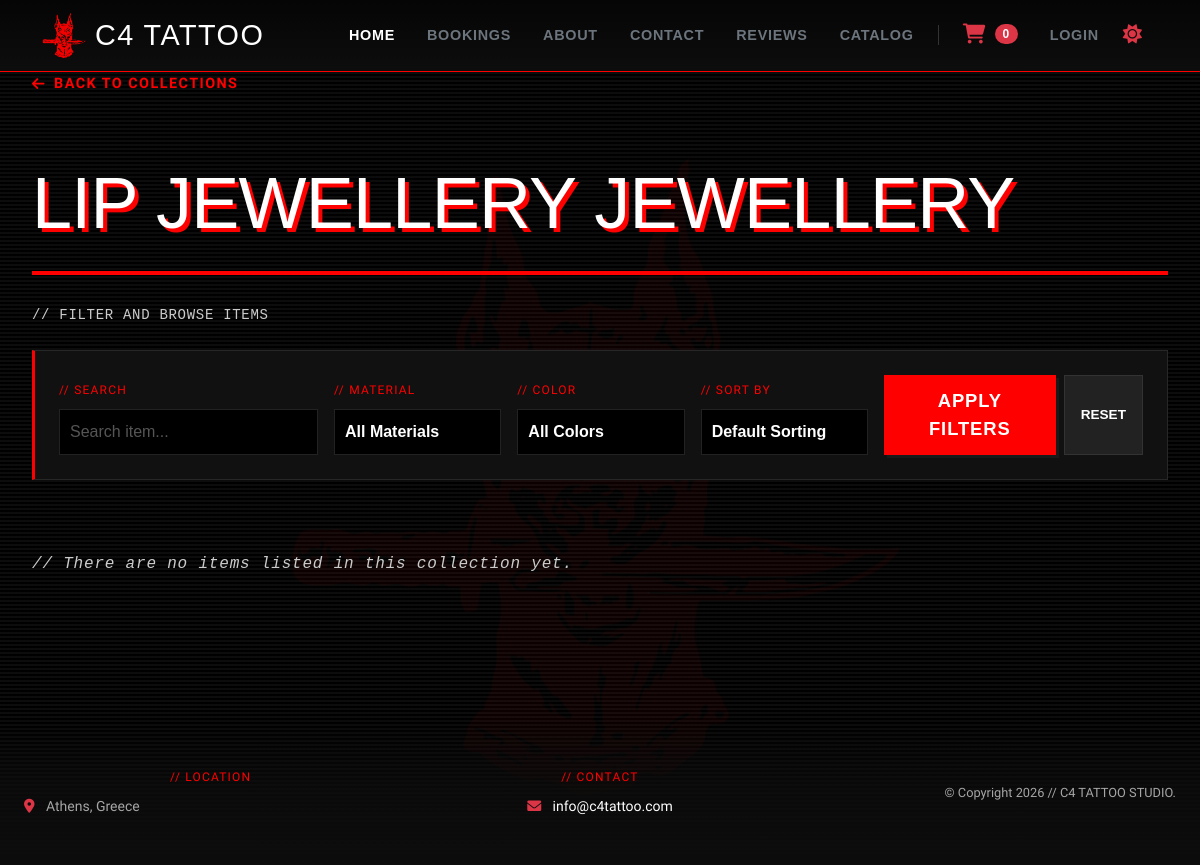
The app's page /catalog/category/4/, older data.
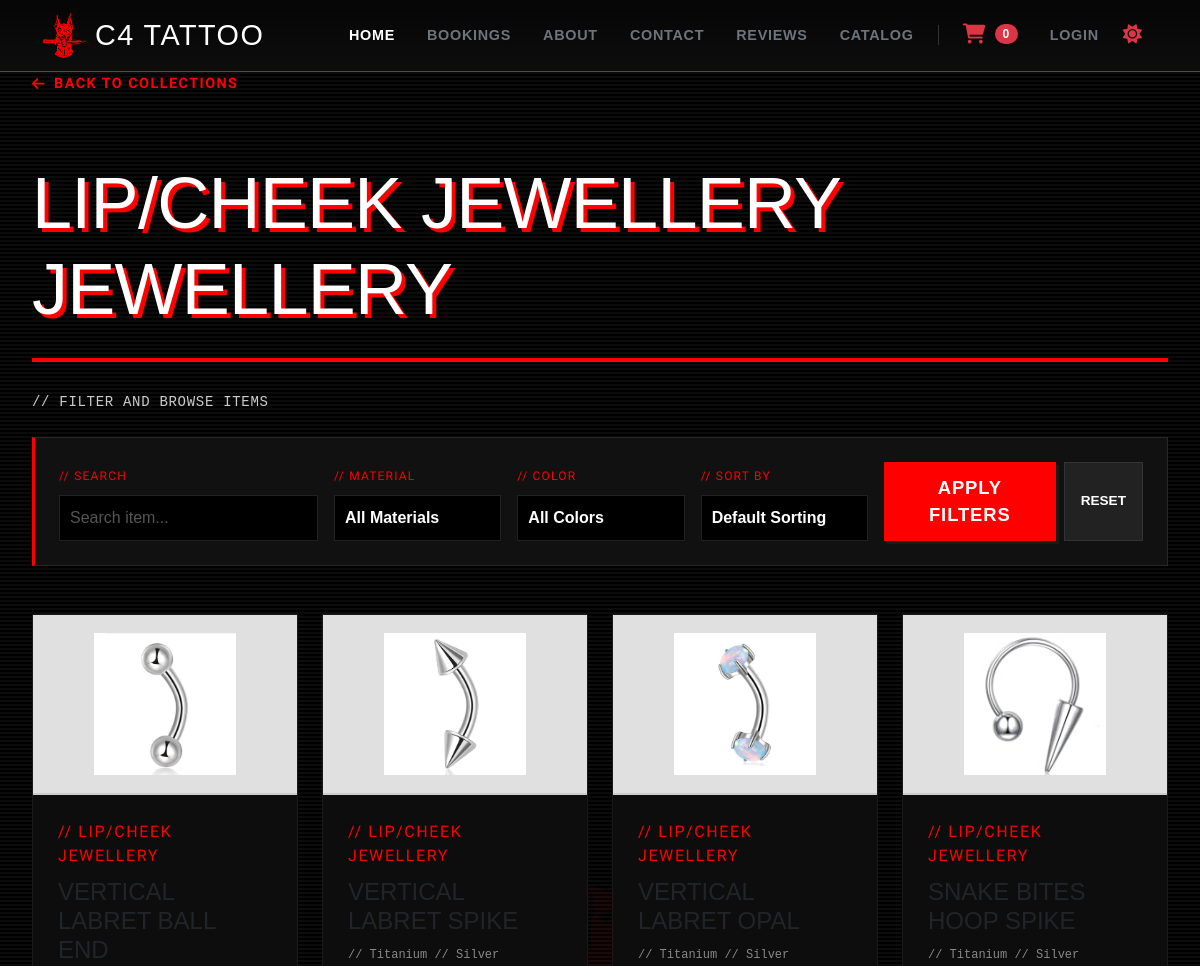
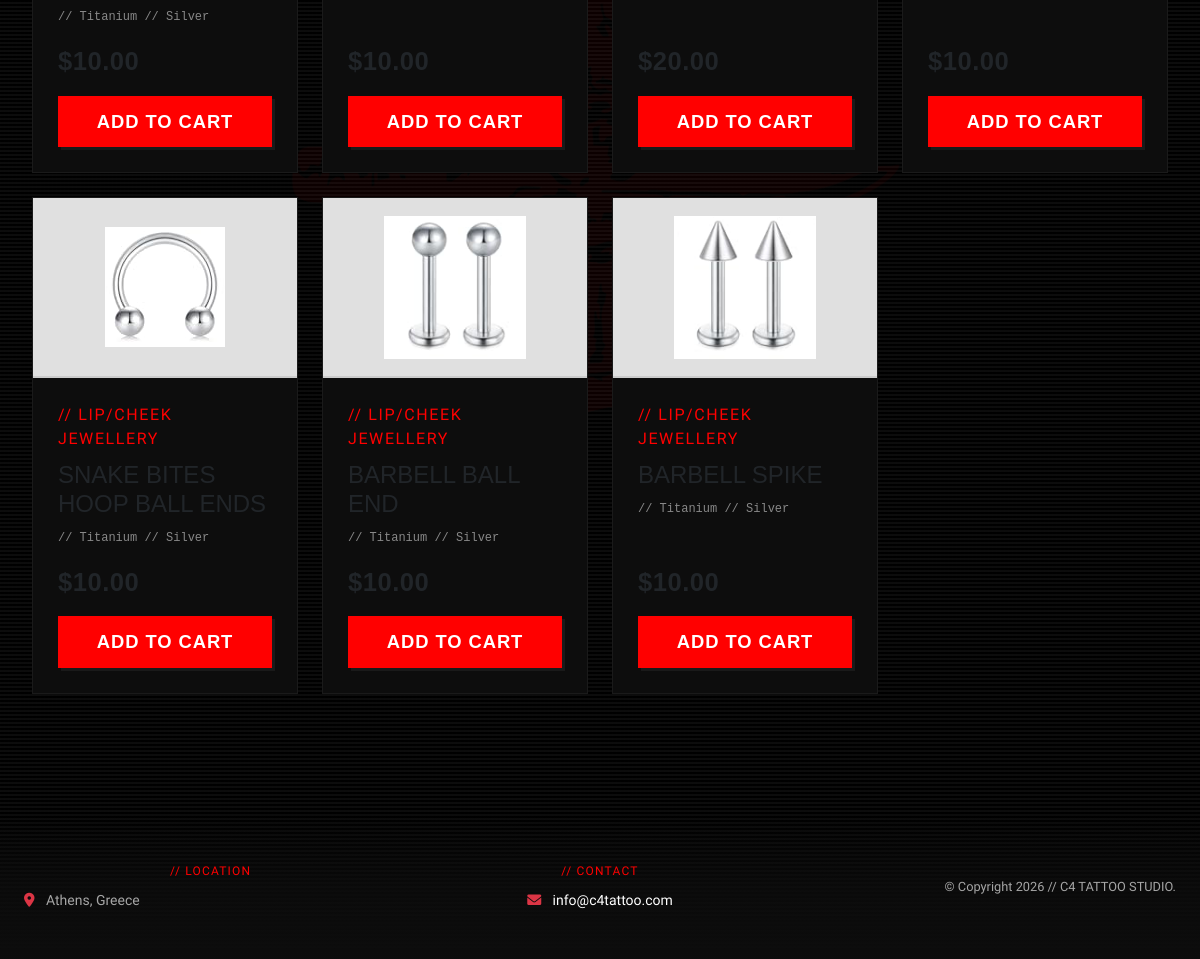
The same page, newer data (2 pictures, top to bottom).
### catalog/models.py (models this page shows, shortened)
class Category(models.Model):
    name = models.CharField(max_length=100)
    description = models.TextField(blank=True)
    class Meta:
        verbose_name_plural = "Categories"

class Item(models.Model):
    category = models.ForeignKey(Category, on_delete=models.SET_NULL, null=True, blank=True)
    title = models.CharField(max_length=200)
    description = models.TextField()
    price = models.DecimalField(max_digits=10, decimal_places=2)
    stock = models.IntegerField(default=0)
    created_at = models.DateTimeField(auto_now_add=True)
    material = models.CharField(max_length=50, default="Titanium")
    color = models.CharField(max_length=50, default="Silver")
    size = models.CharField(max_length=50, default="1.2mm (16g)")

### catalog/views.py (the view)
# urls.py: path('category/<int:category_id>/', views.category, name='category'),
def category(request, category_id):
    category = get_object_or_404(Category, id=category_id)
    items = Item.objects.filter(category=category)
    search_query = request.GET.get('search', '')
    material_filter = request.GET.get('material', '')
    color_filter = request.GET.get('color', '')
    sort_by = request.GET.get('sort', '')
    if search_query:
        items = items.filter(title__icontains=search_query)
    if material_filter:
        items = items.filter(material=material_filter)
    if color_filter:
        items = items.filter(color=color_filter)
    if sort_by == 'price_low':
        items = items.order_by('price')
    elif sort_by == 'price_high':
        items = items.order_by('-price')
    context = {
        'category': category,
        'items': items,
        'search_query': search_query,
        'selected_material': material_filter,
        'selected_color': color_filter,
        'selected_sort': sort_by,
    }
    return render(request, 'catalog/category.html', context)

### catalog/cart.py (called while the page is built)
    def __len__(self):
        return sum(item_data['quantity'] for item_data in self.cart.values())

### catalog/context_processors.py (called while the page is built)
def cart(request):
    return {'global_cart': Cart(request)}

### catalog/templates/catalog/category.html (shortened to what this page needs)
{% extends 'base.html' %}
{% load static %}
{% block content %}
    <main class="container-fluid my-5 py-4">
        <div class="page-shell">
            <div class="text-start mb-4">
                <a href="{% url 'catalog:catalog' %}" class="text-decoration-none d-inline-flex align-items-center" style="color: #FF0000; font-family: 'Special Elite', monospace; letter-spacing: 0.1em; font-size: 0.9rem; font-weight: bold;">
                    <i class="fa-solid fa-arrow-left me-2"></i> BACK TO COLLECTIONS
                </a>
            </div>
            <h1 class="page-title text-start">{{ category.name }} Jewellery</h1>
            <div class="red-accent-line"></div>
            <p class="text-start mb-4 small" style="font-family: monospace; letter-spacing: 0.05em;">// FILTER AND BROWSE ITEMS</p>
            <form method="GET" action="" class="mb-5 p-4 review-panel-container" style="background: rgba(128, 128, 128, 0.08); border: 1px solid rgba(128, 128, 128, 0.2); border-left: 3px solid #ff0000 !important; border-radius: 0;">
                <div class="row g-3 align-items-end">
                    <div class="col-lg-3 col-md-6">
                        <label class="text-red-label d-block mb-1" style="font-size: 0.75rem; font-family: monospace; text-align: left !important;">// SEARCH</label>
                        <input type="text" name="search" value="{{ search_query }}" class="form-control studio-input" placeholder="Search item...">
                    </div>
                    <div class="col-lg-2 col-md-6">
                        <label class="text-red-label d-block mb-1" style="font-size: 0.75rem; font-family: monospace; text-align: left !important;">// MATERIAL</label>
                        <select name="material" class="form-select studio-select fw-bold">
                            <option value="" style="background: #111; color: #fff;">All Materials</option>
                        </select>
                    </div>
                    <div class="col-lg-2 col-md-6">
                        <label class="text-red-label d-block mb-1" style="font-size: 0.75rem; font-family: monospace; text-align: left !important;">// COLOR</label>
                        <select name="color" class="form-select studio-select fw-bold">
                            <option value="" style="background: #111; color: #fff;">All Colors</option>
                        </select>
                    </div>
                    <div class="col-lg-2 col-md-6">
                        <label class="text-red-label d-block mb-1" style="font-size: 0.75rem; font-family: monospace; text-align: left !important;">// SORT BY</label>
                        <select name="sort" class="form-select studio-select fw-bold">
                            <option value="" style="background: #111; color: #fff;">Default Sorting</option>
                        </select>
                    </div>
                    <div class="col-lg-3 col-md-12 text-lg-end">
                        <div class="d-flex gap-2 justify-content-lg-end">
                            <button type="submit" class="btn-red text-uppercase fw-bold flex-grow-1 flex-lg-grow-0 px-4" style="font-size: 0.85rem; letter-spacing: 0.05em; margin: 0 !important;">
                                Apply Filters
                            </button>
                            <a href="." class="btn btn-dark text-uppercase fw-bold px-3 d-inline-flex align-items-center justify-content-center" style="border-radius: 0; padding: 10px; font-size: 0.85rem; background: #222; border: 1px solid #333; color: #fff; text-decoration: none;">
                                Reset
                            </a>
                        </div>
                    </div>
                </div>
            </form>
            <div class="row g-4">
                {% for item in items %}
                    <div class="col-lg-3 col-md-4 col-sm-6">
                        <div class="studio-card h-100">
                            <div class="studio-card-media" style="background: #e0e0e0 !important; border-bottom: 2px solid #cccccc !important; height: 180px; display: flex; align-items: center; justify-content: center; overflow: hidden; padding: 0;"><img src="/static/images/{{ item.title|slugify }}.png" class="img-fluid carousel-fg-img" alt="{{ item.title }}" style="max-height: 80%; max-width: 80%; object-fit: contain;" onerror="this.src='/static/images/logo-red.png'; this.style.opacity='0.15'; this.style.maxHeight='80%';"></div>
                            <div class="studio-card-content">
                                <div>
                                    <span class="text-red-label d-block text-start mb-2" style="text-align: left !important; color: #FF0000 !important;">// {{ category.name|upper }}</span>
                                    <h3 style="color: var(--bs-body-color, #ffffff) !important;">{{ item.title }}</h3>
                                    <span class="d-block mb-3" style="font-size: 0.75rem; font-family: monospace; color: #888888 !important;">
                                        // {{ item.material }} // {{ item.color }}
                                    </span>
                                </div>
                                <div class="mt-auto">
                                    <p style="font-size: 1.6rem; font-family: 'Impact', sans-serif; letter-spacing: 0.02em; font-weight: bold; height: auto; margin-bottom: 15px; color: var(--bs-body-color, #ffffff) !important;">
                                        ${{ item.price }}
                                    </p>
                                    <form action="{% url 'catalog:cart_add' item.id %}" method="post" class="m-0">
                                        <button type="submit" class="btn-red w-100 text-uppercase fw-bold py-2" style="font-size: 0.8rem; letter-spacing: 0.05em; margin: 0 !important;">
                                            Add to Cart
                                        </button>
                                    </form>
                                </div>
                            </div>
                        </div>
                    </div>
                {% empty %}
                    <div class="col-12 text-start py-4">
                        <p class="mb-0" style="font-family: monospace; letter-spacing: 0.05em; font-style: italic; color: inherit;">
                            // There are no items listed in this collection yet.
                        </p>
                    </div>
                {% endfor %}
            </div>
        </div>
    </main>
{% endblock %}

### templates/base.html (shortened to what this page needs)
{% load static %}
<!DOCTYPE html>
<html lang="en">
<head>
    <link href="https://cdn.jsdelivr.net/npm/bootstrap@5.3.3/dist/css/bootstrap.min.css" rel="stylesheet">
    <link href="https://cdnjs.cloudflare.com/ajax/libs/font-awesome/6.0.0/css/all.min.css" rel="stylesheet">
    <link rel="stylesheet" href="{% static 'css/styles.css' %}">
</head>
<body class="studio-body d-flex flex-column min-vh-100">
    <nav class="navbar navbar-expand-lg bg-obsidian navbar-dark fixed-top">
        <div class="container">
            <a class="navbar-brand d-flex align-items-center" href="{% url 'home:home' %}">
                <img src="{% static 'images/logo-red.png' %}" alt="C4 Tattoo Logo" class="navbar-logo me-2"> C4 TATTOO
            </a>
            <div class="d-flex align-items-center ms-auto me-2 order-lg-3">
                <button id="theme-toggle" class="btn border-0 p-2 text-danger" title="Toggle System Illumination" style="font-size: 1.2rem;">
                    <i class="fa-solid fa-sun" id="theme-toggle-icon"></i>
                </button>
            </div>
            <div class="collapse navbar-collapse" id="navbarNav">
                <ul class="navbar-nav ms-auto text-uppercase fw-bold align-items-lg-center" style="font-size: 0.9rem; letter-spacing: 0.05em;">
                    <li class="nav-item"><a class="nav-link text-white px-3" href="{% url 'home:home' %}">Home</a></li>
                    <li class="nav-item"><a class="nav-link text-secondary px-3" href="{% url 'home:tasks' %}">Bookings</a></li>
                    <li class="nav-item"><a class="nav-link text-secondary px-3" href="{% url 'home:about' %}">About</a></li>
                    <li class="nav-item"><a class="nav-link text-secondary px-3" href="{% url 'home:contact' %}">Contact</a></li>
                    <li class="nav-item"><a class="nav-link text-secondary px-3" href="{% url 'home:reviews' %}">Reviews</a></li>
                    <li class="nav-item"><a class="nav-link text-secondary px-3" href="{% url 'catalog:catalog' %}">Catalog</a></li>
                    <li class="nav-item">
                        <a class="nav-link text-danger px-3 py-lg-0" href="{% url 'catalog:cart_detail' %}" title="View Cart">
                            <i class="fa-solid fa-cart-shopping fs-5"></i>
                            <span class="badge bg-danger rounded-pill ms-1" style="font-size: 0.75rem; vertical-align: top;">
                                {{ global_cart|length|default:0 }}
                            </span>
                        </a>
                    </li>
                    {% if user.is_authenticated %}
                        <li class="nav-item"><a class="nav-link text-secondary px-3" href="{% url 'accounts:dashboard' %}">Dashboard</a></li>
                        <li class="nav-item"><a class="nav-link text-danger px-3" href="{% url 'accounts:logout' %}">Logout</a></li>
                    {% else %}
                        <li class="nav-item"><a class="nav-link text-secondary px-3" href="{% url 'accounts:login' %}">Login</a></li>
                    {% endif %}
                </ul>
            </div>
        </div>
    </nav>
    <div class="flex-grow-1">
        {% block content %}
        {% endblock %}
    </div>
    <footer class="studio-footer mt-5 py-5">
        <div class="container-fluid px-4">
            <div class="row g-3 align-items-center text-start">
                <div class="col-md-4">
                    <span class="text-red-label d-block mb-1" style="font-size: 0.75rem;">// LOCATION</span>
                    <p class="mb-0 small footer-text" style="font-family: 'Special Elite', monospace;">
                        <i class="fa-solid fa-location-dot me-2 text-danger"></i> Athens, Greece
                    </p>
                </div>
                <div class="col-md-4 text-md-center">
                    <span class="text-red-label d-block mb-1" style="font-size: 0.75rem;">// CONTACT</span>
                    <p class="mb-0 small">
                        <a href="mailto:info@c4tattoo.com" class="text-decoration-none footer-link" style="font-family: 'Special Elite', monospace; transition: color 0.2s;">
                            <i class="fa-solid fa-envelope me-2 text-danger"></i> info@c4tattoo.com
                        </a>
                    </p>
                </div>
                <div class="col-md-4 text-md-end">
                    <p class="mb-0 small footer-text" style="font-family: 'Special Elite', monospace; font-size: 0.8rem;">
                        &copy; Copyright 2026 // C4 TATTOO STUDIO.
                    </p>
                </div>
            </div>
        </div>
    </footer>
</body>
</html>

Row changes from the older to the newer data that the page shows:
changed Category: name "LIP JEWELLERY" → "LIP/CHEEK JEWELLERY"
added Item: shows a picture, {{ category.name|upper }} "LIP/CHEEK JEWELLERY", title "VERTICAL LABRET BALL END", material "Titanium", color "Silver", price "10.00"
added Item: shows a picture, {{ category.name|upper }} "LIP/CHEEK JEWELLERY", title "VERTICAL LABRET SPIKE", material "Titanium", color "Silver", price "10.00"
added Item: shows a picture, {{ category.name|upper }} "LIP/CHEEK JEWELLERY", title "VERTICAL LABRET OPAL", material "Titanium", color "Silver", price "20.00"
added Item: shows a picture, {{ category.name|upper }} "LIP/CHEEK JEWELLERY", title "SNAKE BITES HOOP SPIKE", material "Titanium", color "Silver", price "10.00"
added Item: shows a picture, {{ category.name|upper }} "LIP/CHEEK JEWELLERY", title "SNAKE BITES HOOP BALL ENDS", material "Titanium", color "Silver", price "10.00"
added Item: shows a picture, {{ category.name|upper }} "LIP/CHEEK JEWELLERY", title "BARBELL BALL END", material "Titanium", color "Silver", price "10.00"
added Item: shows a picture, {{ category.name|upper }} "LIP/CHEEK JEWELLERY", title "BARBELL SPIKE", material "Titanium", color "Silver", price "10.00"
Text that changed along with them:
text no longer shown: "// There are no items listed in this collection yet."
